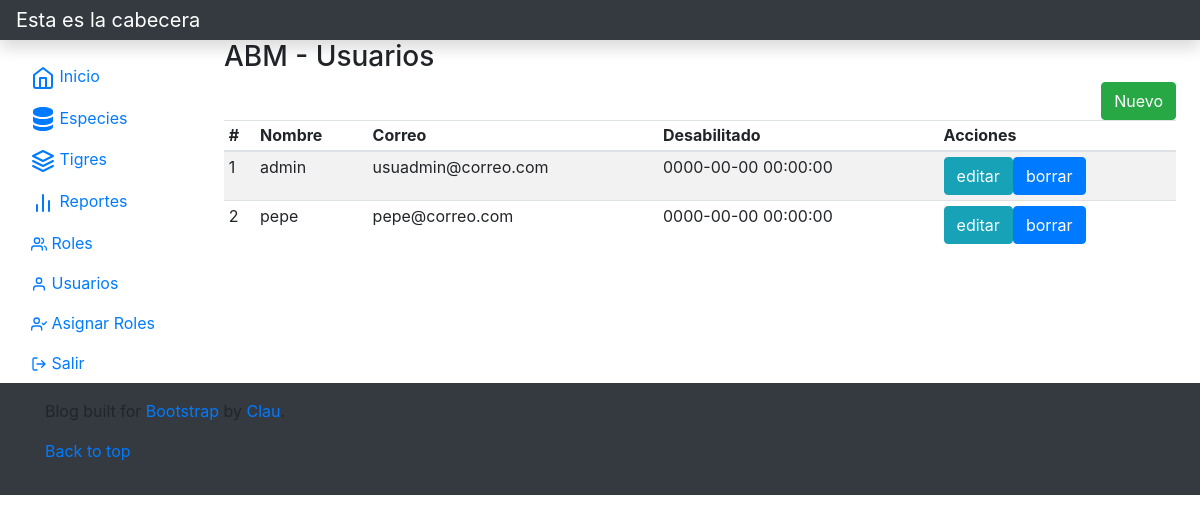
The app's page /vista/usuario/index.php (signed in) with its own data.
### tables this page shows
CREATE TABLE `usuarios` (
  `idusuario` int(11) NOT NULL,
  `usnombre` varchar(50) NOT NULL,
  `uspass` varchar(32) NOT NULL,
  `usmail` varchar(100) NOT NULL,
  `usdeshabilitado` timestamp NOT NULL
);

### modelo/conector/BaseDatos.php (called while the page is built, shortened)
<?php
class BaseDatos extends PDO {
  	private $conec;
  	private $indice;
  	private $resultado;
    public function __construct(){
        $this->indice =0;
        try {
           $this->conec=true;
        }catch (PDOException $e) {
            $this->error = $e->getMessage();
            $this->conec=false;
        }
    }
    public function Iniciar(){
        return $this->getConec();
    }
    public function getConec(){
        return $this->conec;
    }
    public function setSQL($e){
        return "\n".$this->sql = $e;
    }
    public function Ejecutar($sql){
        if ( stristr($sql,"select")){
            $resp =  $this->EjecutarSelect($sql);
        }
        return $resp;
   }
   private function EjecutarSelect($sql){
       $cant = -1;
       try {
           $resultado=parent::query($sql);
       if($resultado){
        $arregloResult = $resultado->fetchAll();
        $cant = count($arregloResult);
       }
        }  catch (PDOException $e) {
            $this->analizarDebug();
        }
       return $cant;
   }
   public function Registro() {
       $filaActual = false;
       $indiceActual = $this->getIndice();
       if ($indiceActual>=0) {
           $filas = $this->getResultado();
           if($indiceActual<count($filas)){
               $filaActual =  $filas[$indiceActual];
           }else {
               $this->setIndice(-1);
           }
       }
       return $filaActual;
   }
   private function setIndice ($valor){
       $this->indice = $valor;
   }
   private function getIndice (){
       return $this->indice;
   }
   private function setResultado($valor){
       $this->resultado = $valor;
   }
   private function getResultado(){
      return $this->resultado;
   }
}

### modelo/Usuario.php (called while the page is built, shortened)
<?php
class Usuario extends BaseDatos
{
    private $idusuario;
    private $usnombre;
    private $usmail;
    private $usdeshabilitado;
    public function __construct(){
        $this->idusuario="";
        $this->usnombre="";
        $this->usmail="";
        $this->usdeshabilitado="";
    }
    public function setear($idusuario, $usnombre,$uspass, $usmail, $usdeshabilitado)
    {
        if($usdeshabilitado = 'null')
             $usdeshabilitado = "0000-00-00 00:00:00";
    }
    public function getidusuario(){  return $this->idusuario;}
    public function setidusuario($idusuario){     $this->idusuario = $idusuario;    }
    public function getusnombre(){      return $this->usnombre;     }
    public function setusnombre($usnombre){  $this->usnombre = $usnombre;    }
    public function getusmail(){      return $this->usmail;     }
    public function setusmail($usmail){  $this->usmail = $usmail;    }
    public function getusdeshabilitado(){      return $this->usdeshabilitado;     }
    public function setusdeshabilitado($usdeshabilitado){  $this->usdeshabilitado = $usdeshabilitado;    }
    public function cargar(){
        $resp = false;
        $sql="SELECT * FROM usuarios WHERE idusuario = ".$this->getidusuario();
        if ($this->Iniciar()) {
            $res = $this->Ejecutar($sql);
            if($res>-1){
                if($res>0){
                    $row = $this->Registro();
                }
            }
        } else {
            $this->setmensajeoperacion("usuarios->listar: ".$this->getError());
        }
        return $resp;
    }
    public function listar($parametro=""){
        $arreglo = array();
        $sql="SELECT * FROM usuarios ";
        if ($parametro!="") {
            $sql.='WHERE '.$parametro;
        }
        if ($this->Iniciar()) {
        $res = $this->Ejecutar($sql);
        if($res>-1){
            if($res>0){
                while ($row = $this->Registro()){
                    $obj= new Usuario();
                    $obj->setidusuario($row['idusuario']);
                    $obj->cargar();
                    array_push($arreglo, $obj);
                }
            }
        }
        else {
           $this->setmensajeoperacion("usuarios->listar: ".$this->getError());
        }
        }
        return $arreglo;
    }
}
?>

### control/ABMUsuario.php (called while the page is built, shortened)
<?php
class ABMUsuario{
    public function buscar($param){
        $where = " true ";
        $obj = new Usuario();
        $arreglo = $obj->listar($where);
        return $arreglo;
    }
}
?>

### vista/usuario/index.php (the view, shortened to what this page needs)
<?php
include_once("../estructura/cabeceraBT.php");
$obj= new ABMUsuario();
$lista = $obj->buscar(null);
?>
<h3>ABM - Usuarios</h3>
<div class="row float-right">
    <div class="col-md-12 float-right">
        <a class="btn btn-success" role="button" href="editar.php?accion=nuevo&id=-1">Nuevo</a>
    </div>
</div>
<div class="table-responsive">
    <table class="table table-striped table-sm">
        <thead>
        <tr>
            <th scope="col">#</th>
            <th scope="col">Nombre</th>
            <th scope="col">Correo</th>
            <th scope="col">Desabilitado</th>
            <th scope="col">Acciones</th>
        </tr>
        </thead>
        <tbody>
<?php
 if( count($lista)>0){
    foreach ($lista as $objTabla) {
        echo '<tr><td>'.$objTabla->getidusuario().'</td>';
        echo '<td>'.$objTabla->getusnombre().'</td>';
        echo '<td>'.$objTabla->getusmail().'</td>';
        echo '<td>'.$objTabla->getusdeshabilitado().'</td>';
        echo '<td><a class="btn btn-info" role="button" href="editar.php?accion=editar&idusuario='.$objTabla->getidusuario().'">editar</a>';
        echo '<a class="btn btn-primary" role="button" href="editar.php?accion=borrar&idusuario='.$objTabla->getidusuario().'">borrar</a></td></tr>';
	}
}
?>
        </tbody>
    </table>
</div>
<?php
include_once("../estructura/pieBT.php");
?>

### records on screen
usuarios: idusuario "1", usnombre "admin", usmail "usuadmin@correo.com", usdeshabilitado "0000-00-00 00:00:00"
usuarios: idusuario "2", usnombre "pepe", usmail "pepe@correo.com", usdeshabilitado "0000-00-00 00:00:00"
